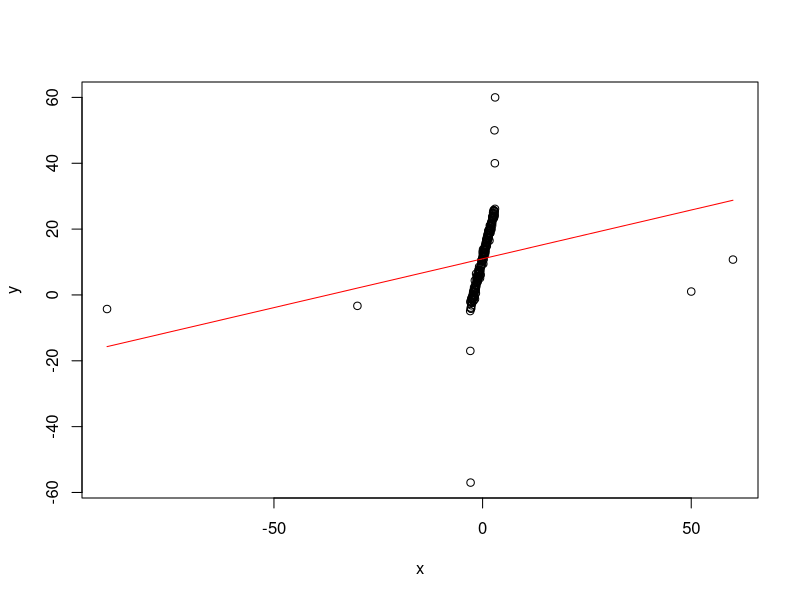
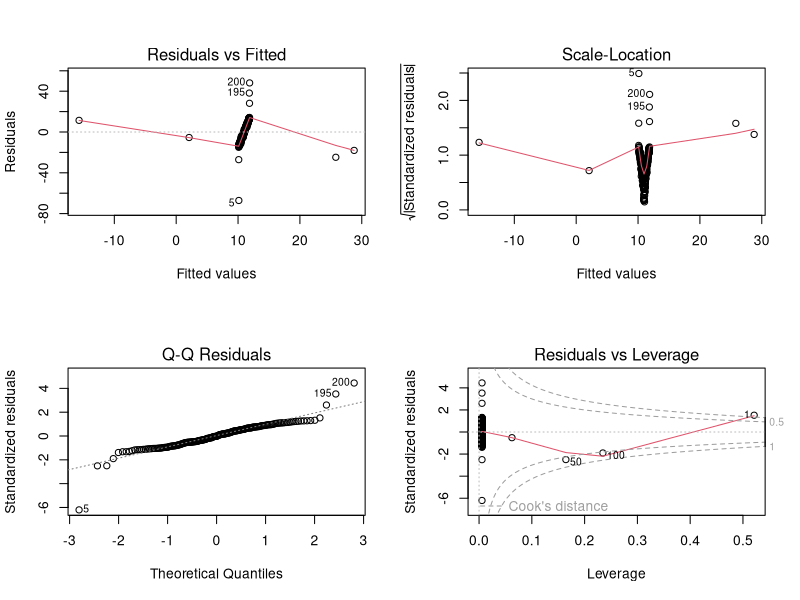

Write R code to recreate these figures, in order.
x <- seq(-3,3,length.out=200)
y <- 11+5*x+rnorm(200,0,1)
# Put 3 outliers in the data set
y[195] <- 50
y[198] <- 40
y[200] <- 60

y[3] <- -17
y[5] <- -57

# put 2 leverage points
x[50] <- 50
x[100] <- 60
x[10] <- -30
x[1] <- -90

T1 <- lm(y~x)

layout(matrix(c(1),1,1))
plot(x,y)
lines(x,T1$coefficients[[1]]+T1$coefficients[[2]]*x, type="l", col = "red")

layout(matrix(c(1,2,3,4),2,2))
plot(T1)

install.packages("quantreg")
library(quantreg)
r1 <-rq(y ~ x, tau=0.5)
lines(x,T1$coefficients[[1]]+T1$coefficients[[2]]*x, type="l", col = "red")
lines(x,r1$coefficients[[1]]+r1$coefficients[[2]]*x, type="l", col = "blue")
